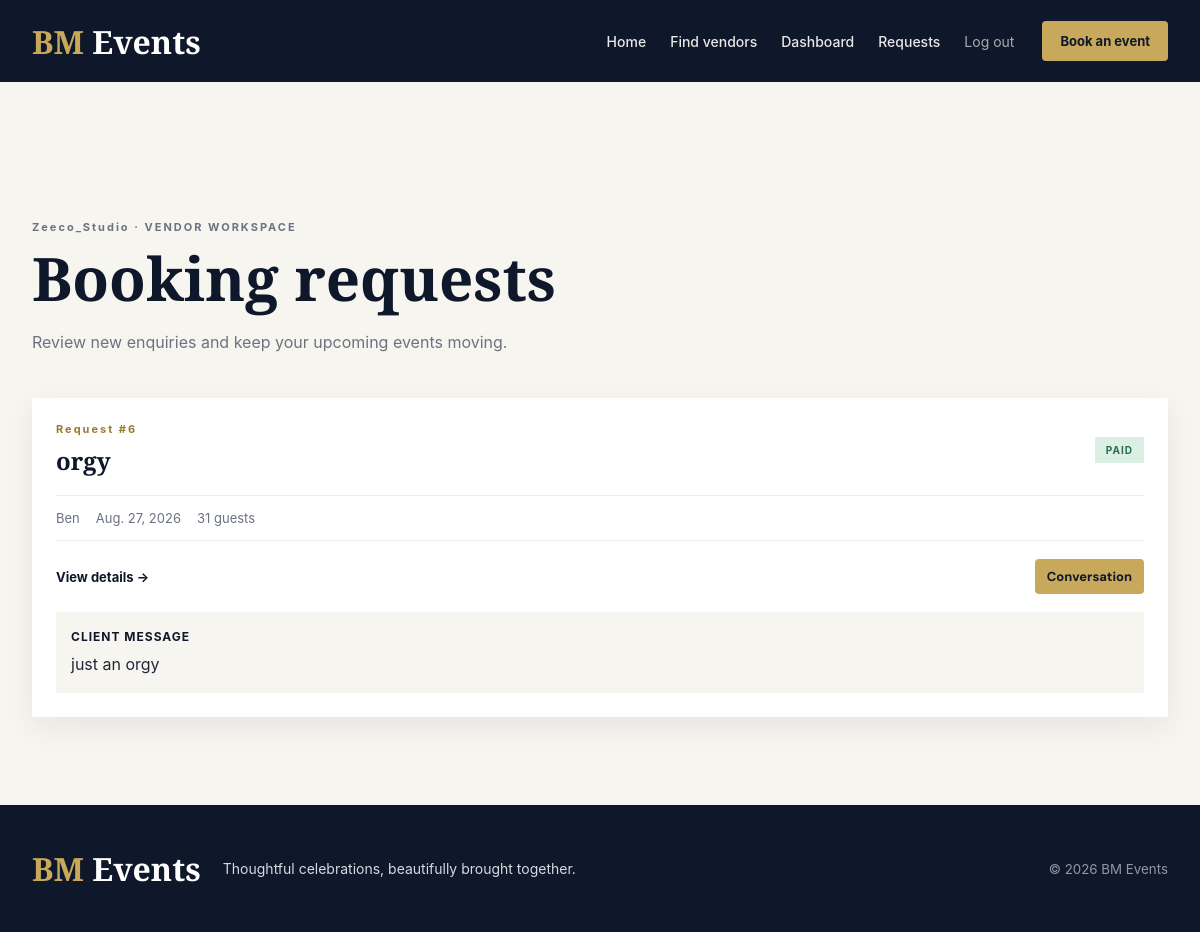
Screenshot of /bookings/vendor/requests/ (signed in) with the database file from the repository.
### vendors/models.py (models this page shows, shortened)
class VendorProfile(models.Model):
    user = models.OneToOneField(settings.AUTH_USER_MODEL, on_delete=models.CASCADE, related_name='vendor_profile')
    business_name = models.CharField(max_length=255)
    description = models.TextField(blank=True)
    location = models.CharField(max_length=255, blank=True)
    contact_phone = models.CharField(max_length=50, blank=True)
    operating_hours = models.CharField(max_length=255, blank=True)
    created_at = models.DateTimeField(auto_now_add=True)
    updated_at = models.DateTimeField(auto_now=True)

### bookings/models.py (models this page shows, shortened)
class Booking(models.Model):
    STATUS_CHOICES = [
        ('requested', 'Requested'),
        ('accepted', 'Accepted'),
        ('declined', 'Declined'),
        ('paid', 'Paid'),
        ('cancelled', 'Cancelled'),
    ]
    client = models.ForeignKey(settings.AUTH_USER_MODEL, on_delete=models.CASCADE, related_name='bookings')
    vendor = models.ForeignKey(VendorProfile, on_delete=models.CASCADE, related_name='bookings')
    full_name = models.CharField(max_length=255)
    email = models.EmailField()
    phone = models.CharField(max_length=50, blank=True)
    event_type = models.CharField(max_length=100)
    event_date = models.DateField(null=True, blank=True)
    guests = models.PositiveIntegerField(null=True, blank=True)
    message = models.TextField(blank=True)
    status = models.CharField(max_length=20, choices=STATUS_CHOICES, default='requested')
    created_at = models.DateTimeField(auto_now_add=True)
    updated_at = models.DateTimeField(auto_now=True)

### bookings/views.py (the view)
# urls.py: path('vendor/requests/', views.vendor_requests, name='vendor_requests'),
@login_required
def vendor_requests(request):
    user = request.user
    if not user.is_vendor():
        return redirect('index')
    vendor = get_object_or_404(VendorProfile, user=user)
    bookings = vendor.bookings.order_by('-created_at')
    return render(request, 'bookings/vendor_requests.html', {'bookings': bookings, 'vendor': vendor})

### accounts/models.py (called while the page is built)
    def is_vendor(self):
        return self.role == 'vendor'

    def is_client(self):
        return self.role == 'client'

### templates/bookings/vendor_requests.html (shortened to what this page needs)
{% extends 'base.html' %}
{% block content %}
  <section class="listing-page"><div class="page-heading"><p class="eyebrow">{{ vendor.business_name }} &middot; VENDOR WORKSPACE</p><h1>Booking requests</h1><p>Review new enquiries and keep your upcoming events moving.</p></div><div class="request-list">
    {% for b in bookings %}
      <article class="request-card"><div class="request-card-head"><div><p class="card-kicker">Request #{{ b.pk }}</p><h2>{{ b.event_type }}</h2></div><span class="status status-{{ b.status }}">{{ b.get_status_display }}</span></div><div class="request-meta"><span>{{ b.full_name }}</span><span>{{ b.event_date|default:'Date to be confirmed' }}</span><span>{{ b.guests|default:'Guest count to be confirmed' }} guests</span></div><div class="request-actions"><a href="{% url 'booking_detail' b.pk %}" class="text-link">View details &rarr;</a>
        <a href="{% url 'booking_conversation' b.pk %}" class="small-btn">Conversation</a></div>{% if b.message %}<p class="request-message"><strong>Client message</strong>{{ b.message|linebreaksbr }}</p>{% endif %}</article>
    {% empty %}
      <div class="empty-state"><h2>No requests for {{ vendor.business_name }} yet.</h2><p>Clients must select this vendor profile when sending a booking request. New enquiries will appear here automatically.</p><a href="{% url 'vendor_detail' vendor.pk %}" class="primary-btn">View public profile</a></div>
    {% endfor %}
  </div></section>
{% endblock %}

### static/css/variables.css (style rules this page uses)
:root { --primary-dark: #0F172A; --gold: #C8A95B; --gold-light: #E8D39A; --background-light: #F8F9FC; --white: #FFFFFF; --text-dark: #1F2937; --text-light: #6B7280; --border-light: rgba(255,255,255,0.15); --shadow-sm: 0 5px 15px rgba(0,0,0,0.08); --shadow-md: 0 15px 35px rgba(0,0,0,0.12); --shadow-lg: 0 25px 60px rgba(0,0,0,0.18); --radius-sm: 10px; --radius-md: 20px; --radius-lg: 35px; --transition: all .35s ease; --container-width: 1200px; --section-padding: 100px; }

### static/css/style.css (style rules this page uses)
* { margin: 0; padding: 0; box-sizing: border-box; }
html { scroll-behavior: smooth; }
body { font-family: "Inter", sans-serif; background: var(--background-light); color: var(--text-dark); overflow-x: hidden; }
a { text-decoration: none; color: inherit; }
.app-page { background: #f7f5f0; }
.page-heading { max-width: 700px; margin-bottom: 42px; }
.page-heading h1, .form-intro h1, .dashboard-heading h1 { font-family: "Playfair Display", serif; color: var(--primary-dark); font-size: clamp(38px, 5vw, 64px); line-height: 1.05; margin: 10px 0 18px; }
.page-heading > p, .form-intro > p:last-child, .dashboard-heading > div > p:last-child { color: var(--text-light); line-height: 1.75; }
.eyebrow, .card-kicker { color: #9c7931; font-weight: 700; letter-spacing: 2px; font-size: 11px; }
.vendor-card, .form-panel, .workspace-panel, .request-card, .info-panel, .contact-panel { background: #fff; box-shadow: 0 10px 30px rgba(15, 23, 42, .07); }
.text-link { color: var(--primary-dark); font-weight: 700; font-size: 13px; display: inline-block; margin-top: 16px; }
.primary-btn, .secondary-btn, .small-btn { display: inline-block; border: 0; cursor: pointer; font: 700 13px "DM Sans", sans-serif; padding: 14px 20px; border-radius: 4px; }
.small-btn { padding: 9px 12px; background: var(--gold); color: var(--primary-dark); }
.request-list { display: grid; gap: 16px; }
.request-card { padding: 24px; }
.request-card-head, .request-meta, .request-actions { display: flex; align-items: center; justify-content: space-between; gap: 16px; }
.request-card h2 { color: var(--primary-dark); font: 700 24px "Playfair Display", serif; margin-top: 8px; }
.request-meta { justify-content: start; color: var(--text-light); font-size: 13px; border-top: 1px solid #eee; border-bottom: 1px solid #eee; padding: 14px 0; margin: 18px 0; }
.request-actions { justify-content: end; }
.request-actions .text-link { margin: 0 auto 0 0; }
.status { display: inline-block; padding: 7px 11px; text-transform: uppercase; letter-spacing: 1px; font-size: 10px; font-weight: 700; }
.status-accepted, .status-paid { background: #dcefe5; color: #276d4b; }
.request-message { margin: 18px 0 0; padding: 15px; background: #f7f5f0; color: var(--text-dark); line-height: 1.6; white-space: pre-wrap; }
.request-message strong { display: block; color: var(--primary-dark); font-size: 12px; text-transform: uppercase; letter-spacing: 1px; margin-bottom: 6px; }

### static/css/responsive.css (style rules this page uses)
.app-page .vendor-card, .app-page .form-panel, .app-page .workspace-panel, .app-page .request-card, .app-page .info-panel, .app-page .contact-panel { min-width: 0; }
.app-page .service-item, .app-page .request-card-head, .app-page .request-meta, .app-page .request-actions, .app-page .detail-hero, .app-page .dashboard-heading { min-width: 0; }
.app-page .service-item > div, .app-page .request-card-head > div, .app-page .request-meta > span { min-width: 0; overflow-wrap: anywhere; }
.app-page .service-item strong, .app-page .status { flex-shrink: 0; }
.app-page .request-actions { flex-wrap: wrap; }
.app-page .request-actions .small-btn { margin-left: 0; }

### rows the page displays
VendorProfile: business_name "Zeeco_Studio"
Booking: pk "6", event_type "orgy", status "PAID", full_name "Ben", event_date "Aug. 27, 2026", guests "31", message "just an orgy"
